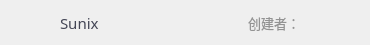
<?xml version="1.0" encoding="UTF-8"?>
<ui version="4.0">
 <class>STGroupItemClass</class>
 <widget class="QWidget" name="STGroupItemClass">
  <property name="geometry">
   <rect>
    <x>0</x>
    <y>0</y>
    <width>370</width>
    <height>45</height>
   </rect>
  </property>
  <property name="windowTitle">
   <string>STGroupItem</string>
  </property>
  <layout class="QHBoxLayout" name="horizontalLayout">
   <property name="spacing">
    <number>10</number>
   </property>
   <property name="leftMargin">
    <number>10</number>
   </property>
   <property name="topMargin">
    <number>0</number>
   </property>
   <property name="rightMargin">
    <number>10</number>
   </property>
   <property name="bottomMargin">
    <number>0</number>
   </property>
   <item>
    <widget class="QWidget" name="widget" native="true">
     <property name="minimumSize">
      <size>
       <width>0</width>
       <height>0</height>
      </size>
     </property>
     <property name="maximumSize">
      <size>
       <width>16777215</width>
       <height>16777215</height>
      </size>
     </property>
     <layout class="QGridLayout" name="gridLayout">
      <property name="leftMargin">
       <number>2</number>
      </property>
      <property name="topMargin">
       <number>2</number>
      </property>
      <property name="rightMargin">
       <number>2</number>
      </property>
      <property name="bottomMargin">
       <number>2</number>
      </property>
      <property name="spacing">
       <number>2</number>
      </property>
      <item row="0" column="0">
       <widget class="MaskLabel" name="lblGroupPic">
        <property name="minimumSize">
         <size>
          <width>36</width>
          <height>36</height>
         </size>
        </property>
        <property name="maximumSize">
         <size>
          <width>36</width>
          <height>36</height>
         </size>
        </property>
        <property name="styleSheet">
         <string notr="true"/>
        </property>
        <property name="text">
         <string/>
        </property>
       </widget>
      </item>
     </layout>
    </widget>
   </item>
   <item>
    <widget class="QWidget" name="widget_3" native="true">
     <layout class="QHBoxLayout" name="horizontalLayout_2">
      <property name="spacing">
       <number>0</number>
      </property>
      <property name="leftMargin">
       <number>0</number>
      </property>
      <property name="topMargin">
       <number>0</number>
      </property>
      <property name="rightMargin">
       <number>0</number>
      </property>
      <property name="bottomMargin">
       <number>0</number>
      </property>
      <item>
       <widget class="QLabel" name="lblGroupName">
        <property name="font">
         <font>
          <family>微软雅黑</family>
          <pointsize>11</pointsize>
         </font>
        </property>
        <property name="styleSheet">
         <string notr="true">color: rgb(67, 69, 85);</string>
        </property>
        <property name="text">
         <string>Sunix</string>
        </property>
       </widget>
      </item>
      <item>
       <spacer name="horizontalSpacer">
        <property name="orientation">
         <enum>Qt::Horizontal</enum>
        </property>
        <property name="sizeHint" stdset="0">
         <size>
          <width>258</width>
          <height>20</height>
         </size>
        </property>
       </spacer>
      </item>
      <item>
       <widget class="QLabel" name="label">
        <property name="font">
         <font>
          <family>微软雅黑</family>
          <pointsize>10</pointsize>
         </font>
        </property>
        <property name="styleSheet">
         <string notr="true">color:rgb(147, 147, 147);</string>
        </property>
        <property name="text">
         <string>创建者：</string>
        </property>
       </widget>
      </item>
      <item>
       <widget class="QLabel" name="lblGroupOwner">
        <property name="minimumSize">
         <size>
          <width>60</width>
          <height>0</height>
         </size>
        </property>
        <property name="maximumSize">
         <size>
          <width>60</width>
          <height>16777215</height>
         </size>
        </property>
        <property name="font">
         <font>
          <family>微软雅黑</family>
          <pointsize>10</pointsize>
         </font>
        </property>
        <property name="styleSheet">
         <string notr="true">color:rgb(147, 147, 147);</string>
        </property>
        <property name="text">
         <string/>
        </property>
       </widget>
      </item>
     </layout>
    </widget>
   </item>
  </layout>
 </widget>
 <customwidgets>
  <customwidget>
   <class>MaskLabel</class>
   <extends>QLabel</extends>
   <header location="global">masklabel.h</header>
  </customwidget>
 </customwidgets>
 <resources>
  <include location="../res/softterminal.qrc"/>
 </resources>
 <connections/>
</ui>
